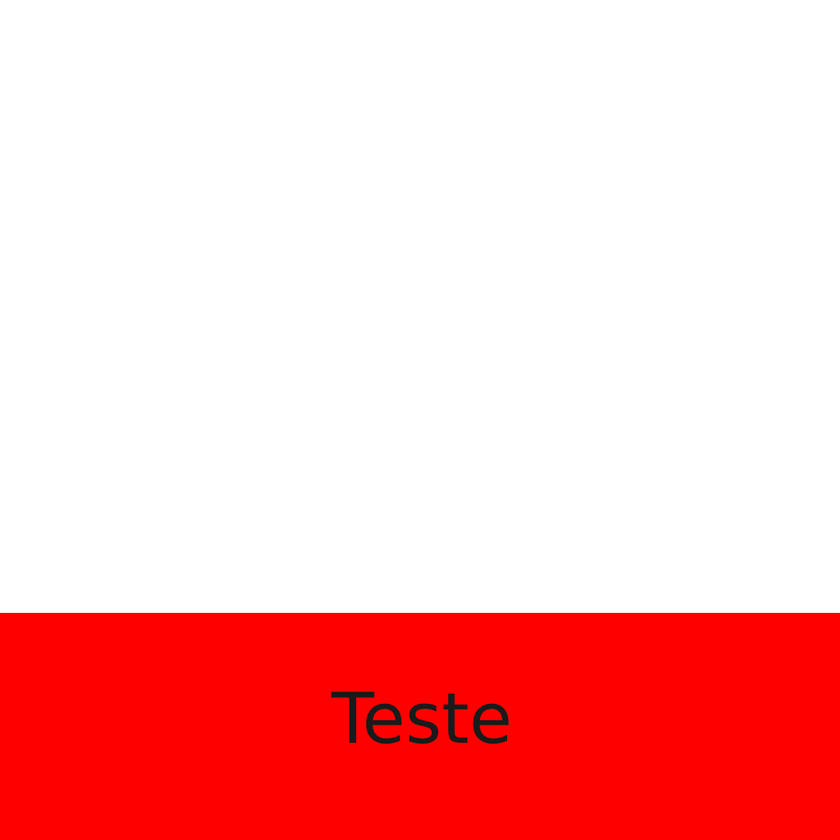
#> input picture resources/sources-base/source-teste.png, 840 x 840 px, shrunk from 1080 x 1080 before the run
$ python pillow-edit.py
#> lines starting #> are read from the running program, lines starting #| are printed output that depends on the picture
from PIL import Image, ImageDraw, ImageFilter
import os

os.chdir('D:\\RepositorioPy\\image-mani\\resources\\sources-base')
baseSourceImg = Image.open('source-teste.png')
#> baseSourceImg is the input picture: PIL image 840x840 RGB; mean R, G, B 254.1, 186.2, 186.2
copySourceimg = baseSourceImg.copy()
os.close(1)

os.chdir('D:\\RepositorioPy\\image-mani\\resources\\sources-img')
baseImg = Image.open('gato.jpg')
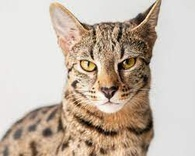
#> input picture resources/sources-img/gato.jpg, 195 x 156 px, shrunk from 251 x 201 before the run
#> baseImg is the input picture: PIL image 195x156 RGB; mean R, G, B 197.2, 182.7, 169
baseCopyImg = baseImg.copy()

copySourceimg.paste(baseCopyImg)
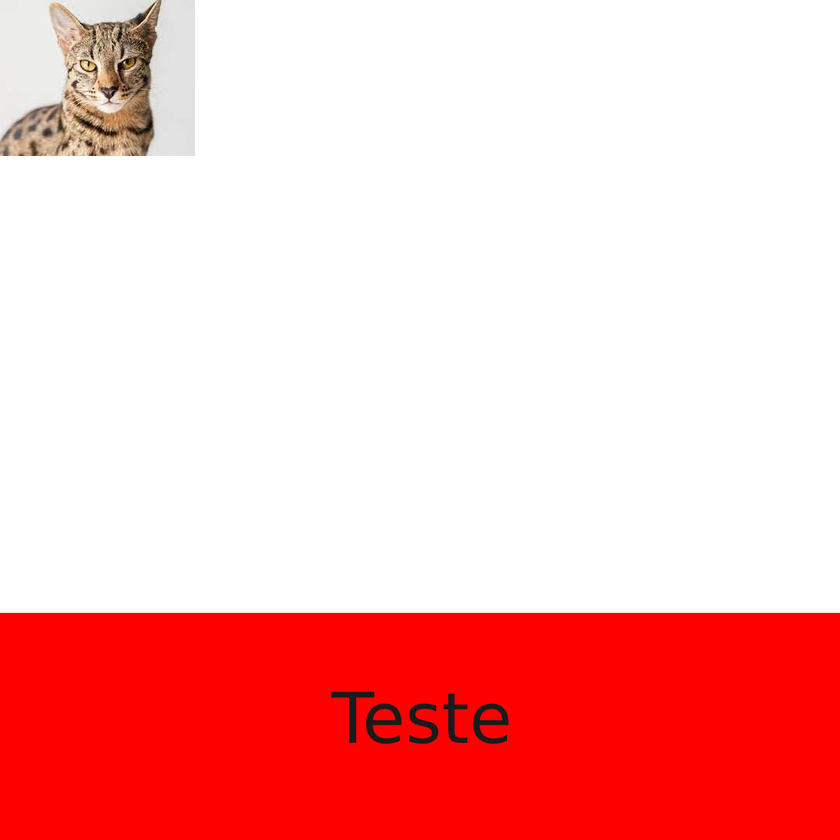
#> copySourceimg: PIL image 840x840 RGB; mean R, G, B 251.6, 183, 182.5
copySourceimg.save('gatinho.png')
